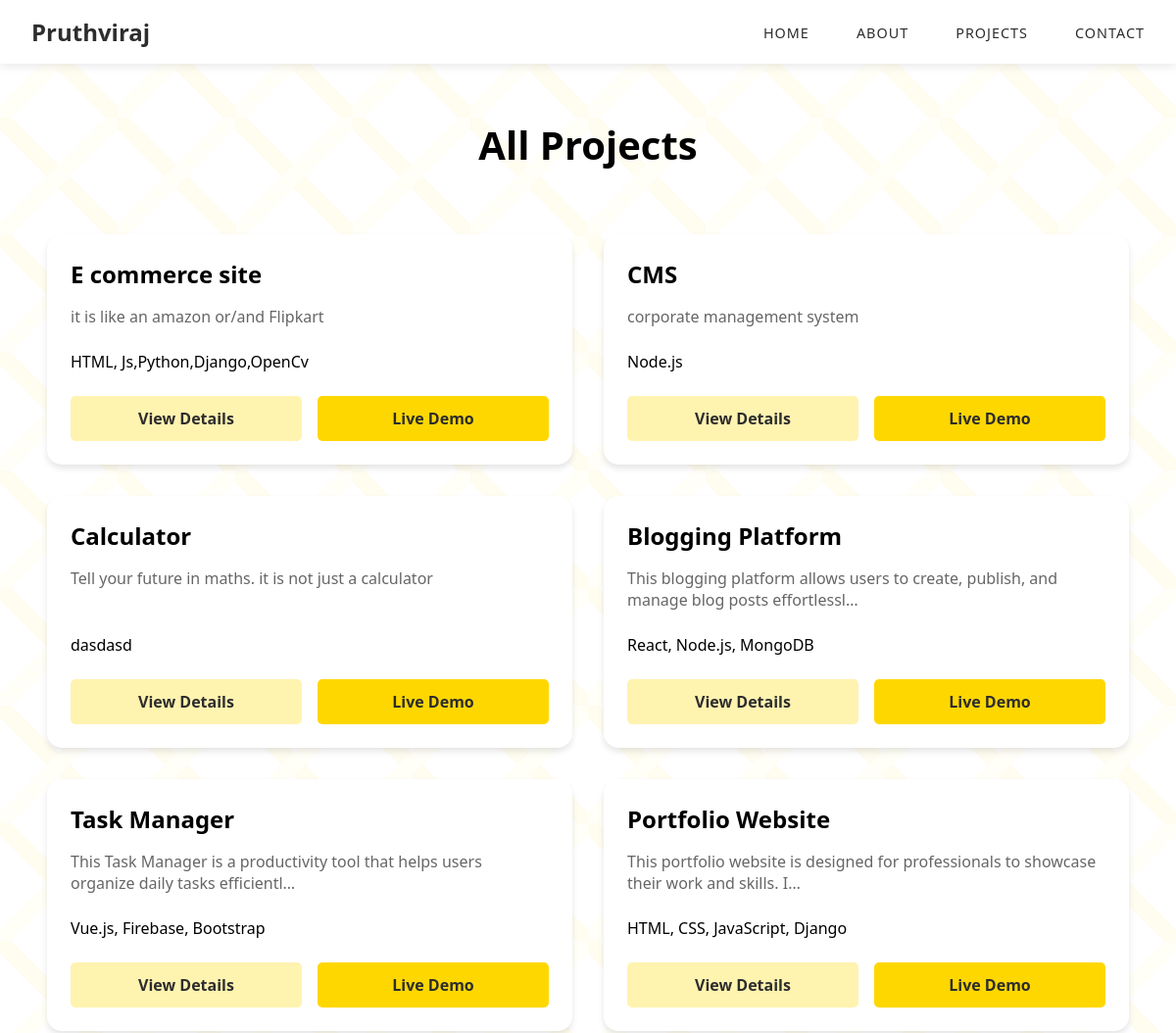
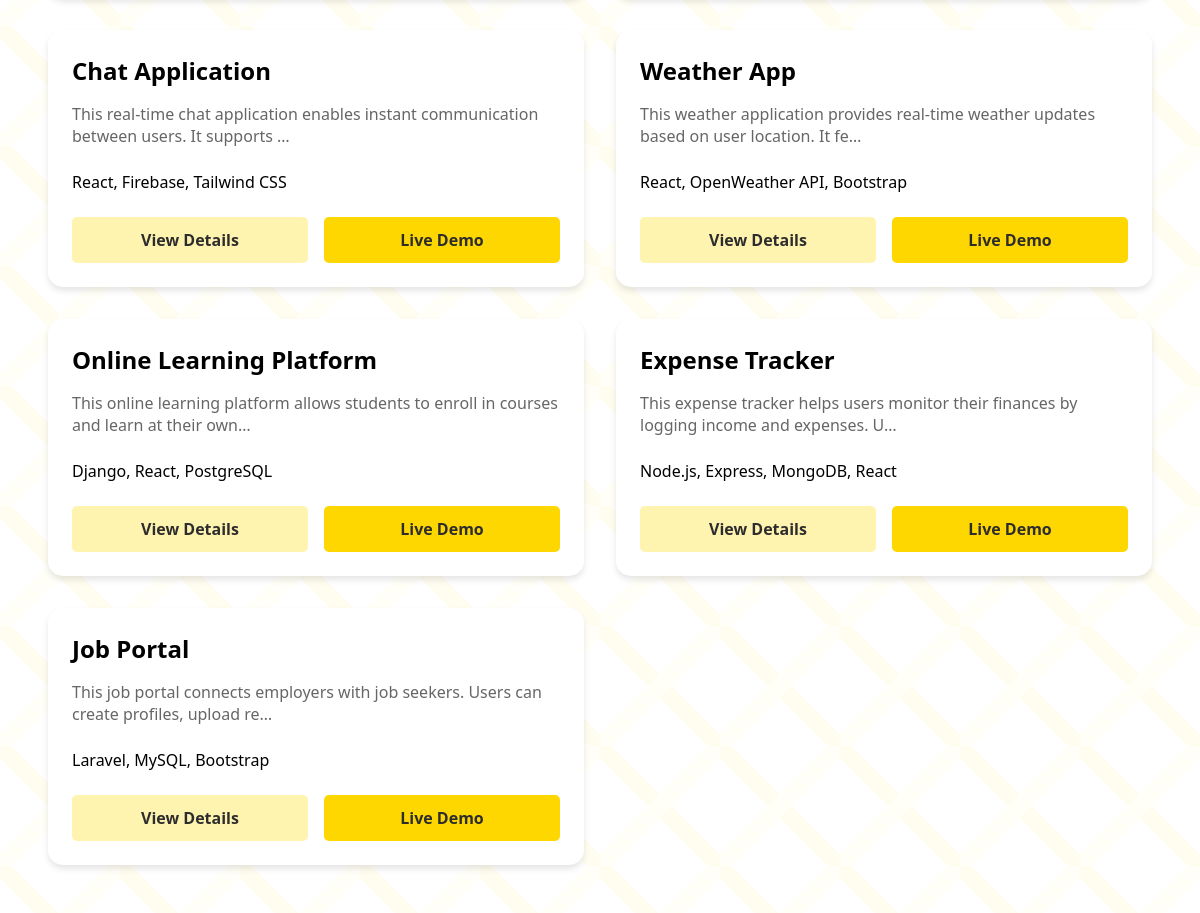
Page /viewallproject on the committed database (2 pictures, top to bottom).
### app/models.py (models this page shows)
class Project_detail(models.Model):
    name = models.CharField(max_length=100)
    desc = models.CharField(max_length=300)
    tech = models.CharField(max_length=100)
    url = models.CharField(max_length=50)

### app/views.py (the view)
# urls.py: path('viewallproject', views.viewallproject, name='viewallproject'),
def viewallproject(request):
    projects = Project_detail.objects.all()
    return render(request, 'viewallproject.html',{'projects' : projects})

### app/templates/viewallproject.html (shortened to what this page needs)
<!DOCTYPE html>
<html lang="en">
<head>
</head>
<body>
    <div class="background-pattern"></div>
{% load static %}
<nav class="nav">
    <a href="{%url 'home'%}" class="nav-brand">
        <span class="brand-name">Pruthviraj</span>
    </a>
    <ul class="nav-links" id="nav-menu">
        <li><a href="{%url 'home'%}">Home</a></li>
        <li><a href="{%url 'home'%}">About</a></li>
        <li><a href="{%url 'home'%}">Projects</a></li>
        <li><a href="{%url 'home'%}">Contact</a></li>
    </ul>
</nav>
    <div class="projects-container">
        <h1 class="page-title">All Projects</h1>
        <div class="projects-grid">
             {% for project in projects %}
            <div class="project-card">
                <div class="project-info">
                    <h3 class="project-title">{{project.name}}</h3>
                    <p class="project-description">{{project.desc|truncatechars:90}}</p>
                    <div class="project-tools">{{project.tech}}
                    </div>
                    <div class="project-buttons">
                        <a href="{%url 'project' project.id%}" class="project-btn details-btn">View Details</a>
                        <a href="{{ project.url }}" class="project-btn live-btn">Live Demo</a>
                    </div>
                </div>
            </div>
            {%endfor%}
        </div>
    </div>
</body>
</html>

### app/templates/viewallproject.html (style rules this page uses)
:root { --primary-yellow: #ffd700; --secondary-yellow: #fff3b0; --accent-yellow: #ffe169; --text-dark: #2d2d2d; --text-light: #666666; --white: #ffffff; }
* { margin: 0; padding: 0; box-sizing: border-box; font-family: 'Segoe UI', Tahoma, Geneva, Verdana, sans-serif; }
.background-pattern { position: fixed; top: 0; left: 0; width: 100%; height: 100%; background: linear-gradient(135deg, transparent 45%, var(--secondary-yellow) 45%, var(--secondary-yellow) 55%, transparent 55%), linear-gradient(45deg, transparent 45%, var(--accent-yellow) 45%, var(--accent-yellow) 55%, transparent 55%); background-size: 120px 120px; opacity: 0.1; z-index: -1; }
.nav { position: fixed; top: 0; left: 0; right: 0; padding: 1rem 2rem; background: rgba(255, 255, 255, 0.95); box-shadow: 0 2px 10px rgba(0, 0, 0, 0.1); z-index: 1000; display: flex; justify-content: space-between; align-items: center; }
.nav-brand { display: flex; align-items: center; gap: 1rem; text-decoration: none; }
.brand-name { font-size: 1.5rem; font-weight: 700; color: var(--text-dark); }
.nav-links { display: flex; gap: 3rem; list-style: none; }
.nav-links a { text-decoration: none; color: var(--text-dark); font-weight: 500; text-transform: uppercase; font-size: 0.9rem; letter-spacing: 1px; transition: color 0.3s; }
.projects-container { padding: 120px 2rem 2rem; max-width: 1400px; margin: 0 auto; }
.page-title { text-align: center; font-size: 2.5rem; margin-bottom: 3rem; }
.projects-grid { display: grid; grid-template-columns: repeat(auto-fill, minmax(350px, 1fr)); gap: 2rem; padding: 1rem; }
.project-card { background: var(--white); border-radius: 15px; overflow: hidden; box-shadow: 0 4px 6px rgba(0, 0, 0, 0.1); transition: transform 0.3s, box-shadow 0.3s; display: flex; flex-direction: column; }
.project-info { padding: 1.5rem; flex-grow: 1; display: flex; flex-direction: column; }
.project-title { font-size: 1.5rem; margin-bottom: 1rem; }
.project-description { color: var(--text-light); margin-bottom: 1.5rem; flex-grow: 1; }
.project-tools { display: flex; flex-wrap: wrap; gap: 0.5rem; margin-bottom: 1.5rem; }
.project-buttons { display: flex; gap: 1rem; margin-top: auto; }
.project-btn { padding: 0.75rem 1.5rem; border-radius: 5px; text-decoration: none; font-weight: 700; transition: all 0.3s ease; text-align: center; flex: 1; }
.details-btn { background-color: var(--secondary-yellow); color: var(--text-dark); }
.live-btn { background-color: var(--primary-yellow); color: var(--text-dark); }

### rows in the picture
Project_detail: name "E commerce site", desc "it is like an amazon or/and Flipkart", tech "HTML, Js,Python,Django,OpenCv"
Project_detail: name "CMS", desc "corporate management system", tech "Node.js"
Project_detail: name "Calculator", desc "Tell your future in maths. it is not just a calculator", tech "dasdasd"
Project_detail: name "Blogging Platform", desc "This blogging platform allows users to create, publish, and manage blog posts effortlessl…", tech "React, Node.js, MongoDB"
Project_detail: name "Task Manager", desc "This Task Manager is a productivity tool that helps users organize daily tasks efficientl…", tech "Vue.js, Firebase, Bootstrap"
Project_detail: name "Portfolio Website", desc "This portfolio website is designed for professionals to showcase their work and skills. I…", tech "HTML, CSS, JavaScript, Django"
Project_detail: name "Chat Application", desc "This real-time chat application enables instant communication between users. It supports …", tech "React, Firebase, Tailwind CSS"
Project_detail: name "Weather App", desc "This weather application provides real-time weather updates based on user location. It fe…", tech "React, OpenWeather API, Bootstrap"
Project_detail: name "Online Learning Platform", desc "This online learning platform allows students to enroll in courses and learn at their own…", tech "Django, React, PostgreSQL"
Project_detail: name "Expense Tracker", desc "This expense tracker helps users monitor their finances by logging income and expenses. U…", tech "Node.js, Express, MongoDB, React"
Project_detail: name "Job Portal", desc "This job portal connects employers with job seekers. Users can create profiles, upload re…", tech "Laravel, MySQL, Bootstrap"
